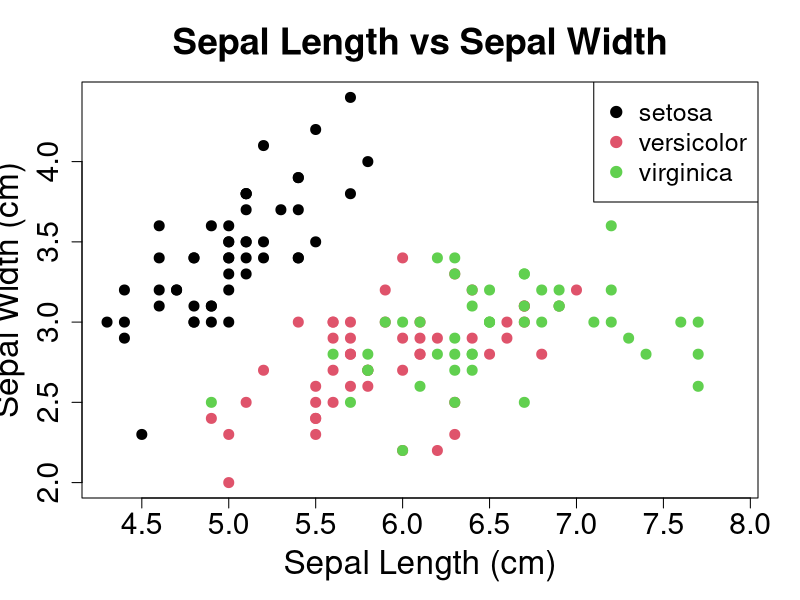
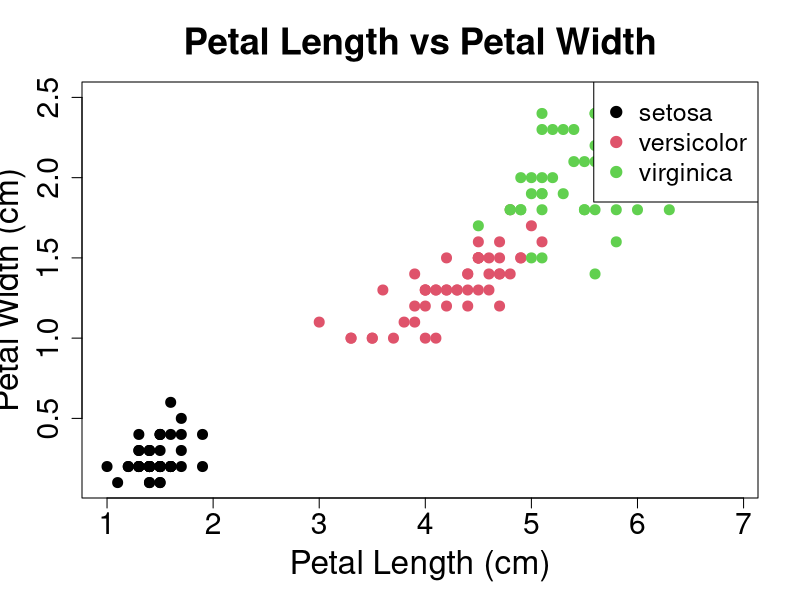
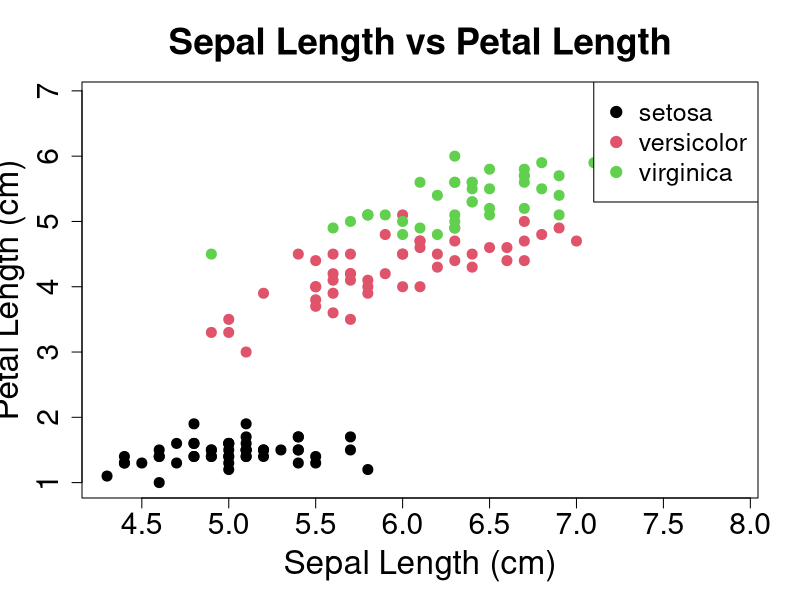
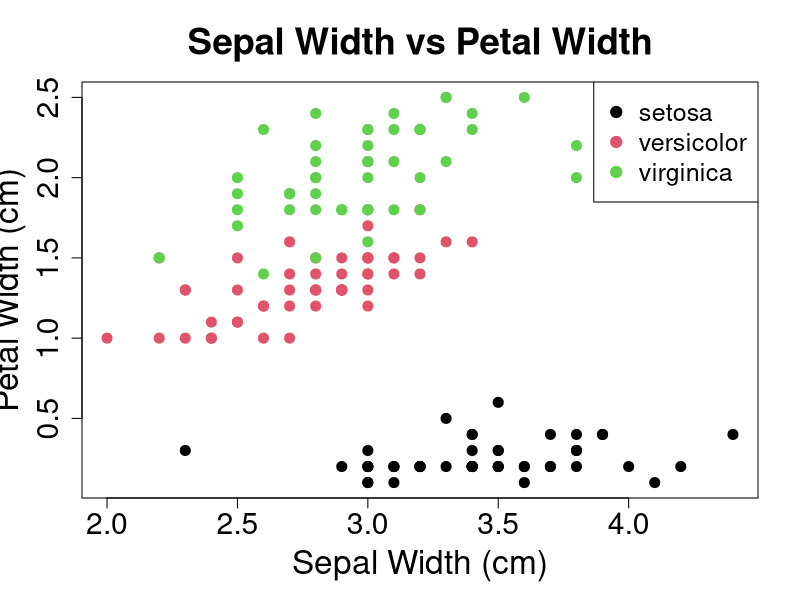

The R source for these figures, in order:
# Program Name: scatter_plots.R
# This program visualizes the relationships between the features of the Iris dataset
# using scatter plots and legends to differentiate species.

data(iris)

# Colors for species
colors <- as.numeric(iris$Species)

# Sepal Length vs Sepal Width
plot(iris$Sepal.Length, iris$Sepal.Width, col = colors, pch = 20, cex = 2, xlab = "Sepal Length (cm)", ylab = "Sepal Width (cm)", main = "Sepal Length vs Sepal Width", cex.lab = 2, cex.main = 2.2, cex.axis = 1.8)
legend("topright", legend = levels(iris$Species), col = 1:3, pch = 19, cex = 1.5)

# Petal Length vs Petal Width
plot(iris$Petal.Length, iris$Petal.Width, col = colors, pch = 20, cex = 2, xlab = "Petal Length (cm)", ylab = "Petal Width (cm)", main = "Petal Length vs Petal Width", cex.lab = 2, cex.main = 2.2, cex.axis = 1.8)
legend("topright", legend = levels(iris$Species), col = 1:3, pch = 19, cex = 1.5)

# Sepal Length vs Petal Length
plot(iris$Sepal.Length, iris$Petal.Length, col = colors, pch = 20, cex = 2, xlab = "Sepal Length (cm)", ylab = "Petal Length (cm)", main = "Sepal Length vs Petal Length", cex.lab = 2, cex.main = 2.2, cex.axis = 1.8)
legend("topright", legend = levels(iris$Species), col = 1:3, pch = 19, cex = 1.5)

# Sepal Width vs Petal Width
plot(iris$Sepal.Width, iris$Petal.Width, col = colors, pch = 20, cex = 2, xlab = "Sepal Width (cm)", ylab = "Petal Width (cm)", main = "Sepal Width vs Petal Width", cex.lab = 2, cex.main = 2.2, cex.axis = 1.8)
legend("topright", legend = levels(iris$Species), col = 1:3, pch = 19, cex = 1.5)
